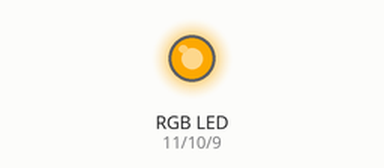
This sketch was run on a simulated Arduino Uno, built with avr-gcc and run on an emulated ATmega328P. Parts: an RGB LED mixed from three pins (HIGH = lit). Dim RGB values are drawn brighter than linear.

Above: at 0.05 s.
At 0.65 s:
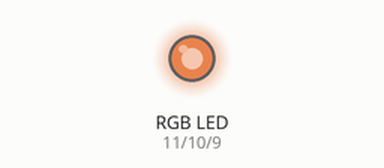
At 1.2 s:
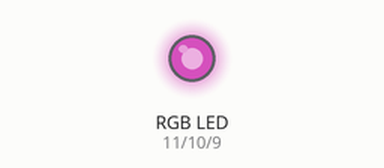
At 2.35 s:
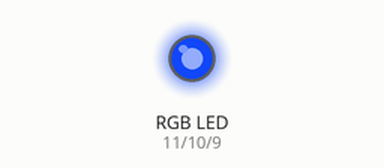
At 3.5 s:
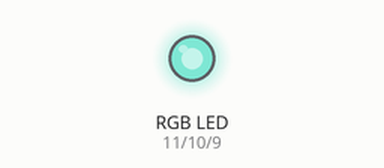
At 4.65 s:
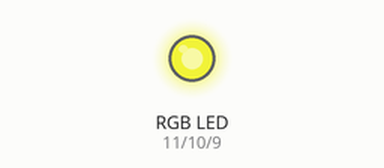
Timing chart, 0 to 6.7 s (numbered marks = the images above):
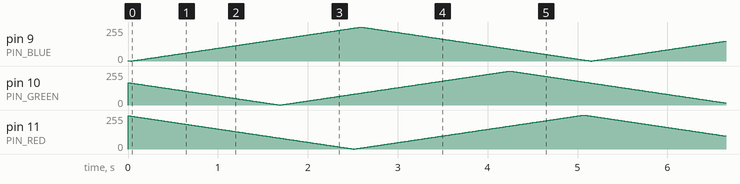

The sketch:

RGB_Light.ino
```cpp
// Ambient RGB light
// Author: Kristoffer Scott
//
// Controls RGB LEDs; smoothly transitions through color values.

// Delay time: sets the time in milliseconds between loop iterations.
// Make this value large for slower transitions.
#define DELAY_TIME 10

// Maximum Brightness: the maximum level the pins will reach.
#define MAX_BRIGHT 255

// The pins which each color value is output to.
#define PIN_RED 11
#define PIN_GREEN 10
#define PIN_BLUE 9

// The initial values of each color. default: (0,170,170)  // orange: 245,84,0
int red = 251;
int green = 169;
int blue = 4;

// Indicates whether a color is incrementing (1) or decrementing (0).
int incR = 0;
int incG = 0;
int incB = 0;

// Smoothly changes the color values
void transition()
{
  if (red >= MAX_BRIGHT)
    incR = 0;
  else if (red <= 0)
    incR = 1;
  if (green >= MAX_BRIGHT)
    incG = 0;
  else if (green <= 0)
    incG = 1;
  if (blue >= MAX_BRIGHT)
    incB = 0;
  else if (blue <= 0)
    incB = 1;

  if (incR)
    red++;
  else
    red--;
  if(incG)
    green++;
  else
    green--;
  if(incB)
    blue++;
  else
    blue--;
}

// Sets the output voltage on the LED pins.
void setColor()
{
  analogWrite(PIN_RED, red);
  analogWrite(PIN_GREEN, green);
  analogWrite(PIN_BLUE, blue);
}

void setup()
{
  // Do nothing.
}

void loop()
{
  transition();
  setColor();
  delay(DELAY_TIME);
}
```
